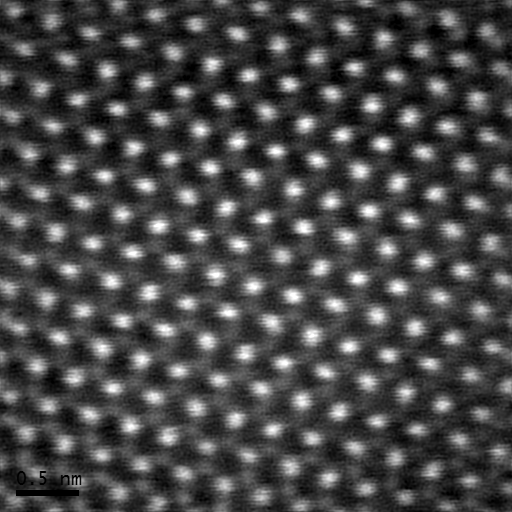
%> input picture Test Image 1.tif, 512 x 512 px
$ octave DefectAreaMeasure.m   (GNU Octave 9; MATLAB toolbox functions it lacks are replaced by stand-ins)
%> lines starting %> are read from the running program, lines starting %| are printed output that depends on the picture; in (x1, y1, x2, y2) boxes, pixels count from 0 and x2, y2 are one past the last pixel; in counts of white or black regions, pixels touching at a corner belong together; the program's own positions count from 1
% AtomicCounter.m
%
% - Matlab script for counting the number of atoms in a HRTEM micrograph
% - Only suitable for heavy atoms such as Mo or W

% Import file
filename = uigetfile;
%> the answer given: Test Image 1.tif
I = imread(filename);
%> I is the input picture: size 512x512 uint8; min 0, max 255, mean 70.8

% Create Gaussian-blur-filtered image for comparison
% Igaussfiltered = imgaussfilt(I,0.1);

% Threshold image into binary and compute defected area
% level = graythresh(I);
bwimage = imbinarize(I,0.1);
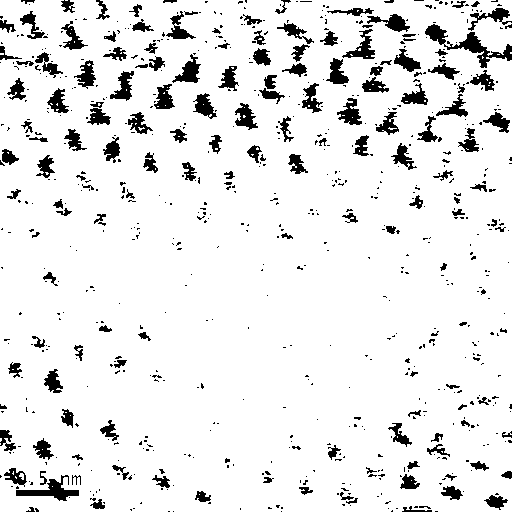
%> bwimage: size 512x512 logical; 91.1% white; 735 black regions (575 under 20 px), largest, box (x1, y1, x2, y2) and area: (425, 24, 512, 68) 936, (16, 475, 79, 501) 584, (172, 54, 201, 83) 375
defectarea = 1-(sum(sum(bwimage))/(1048576))
%> defectarea = 0.772
imshowpair(I,bwimage,'montage')
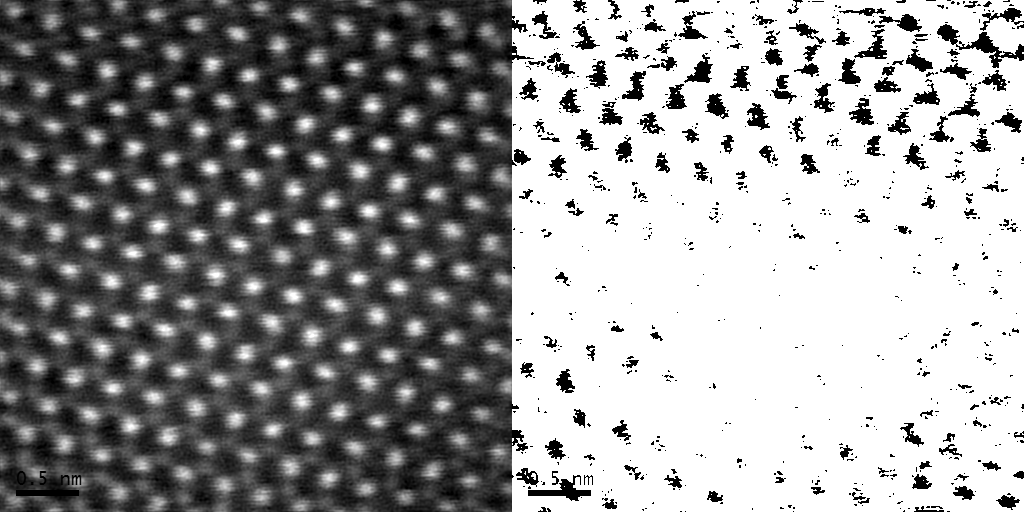
%> displayed picture: size 512x1024, on the screen's scale of 0 to 255; min 0, max 255, mean 151.5

$ run again, on Test Image 3.tif
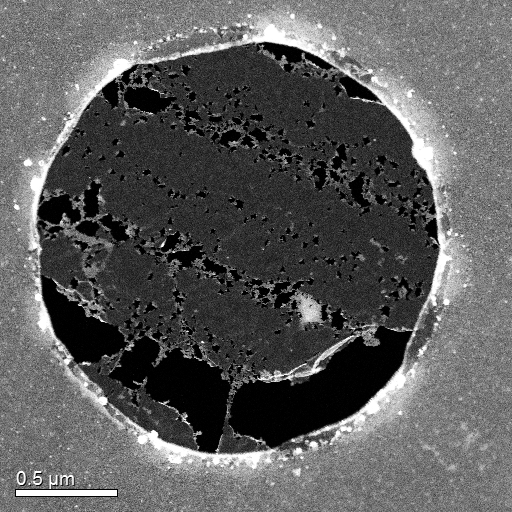
%> input picture Test Image 3.tif, 512 x 512 px
%> I is the input picture: size 512x512 uint8; min 0, max 255, mean 91.5
%> `bwimage = imbinarize(I,0.1);`:
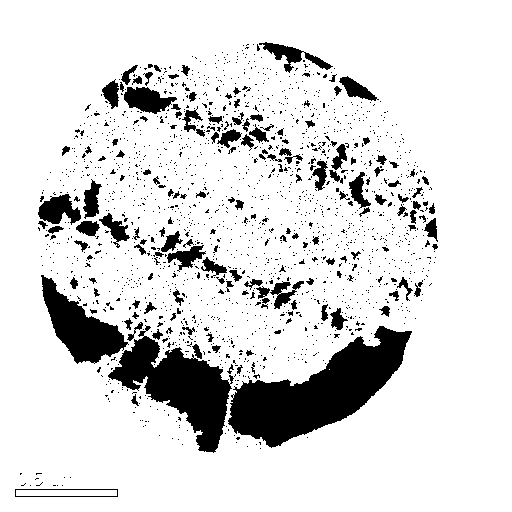
%> bwimage: size 512x512 logical; 86.1% white; 1788 black regions (1634 under 20 px), largest, box (x1, y1, x2, y2) and area: (228, 326, 412, 448) 9915, (108, 325, 234, 453) 6452, (41, 275, 129, 364) 3338
%> defectarea = 0.785
%> `imshowpair(I,bwimage,'montage')`:
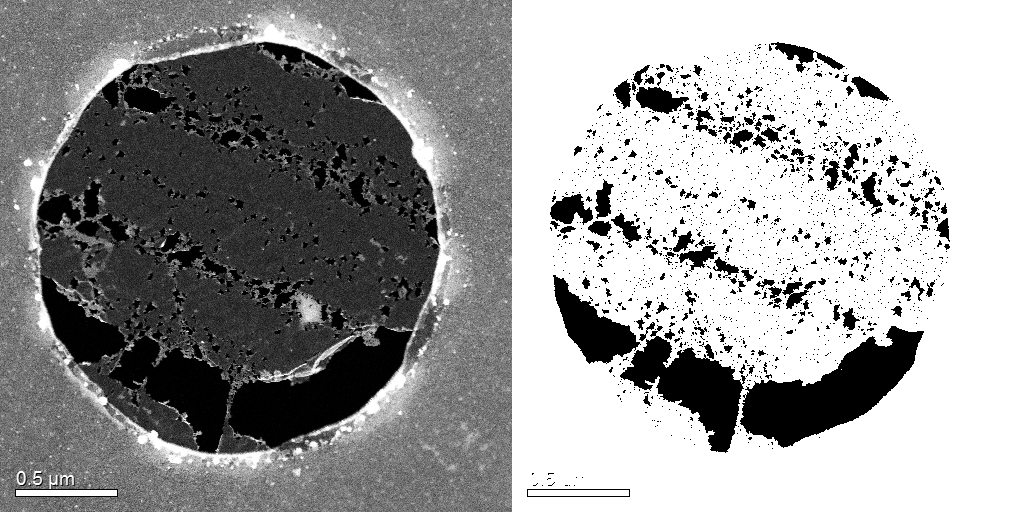
%> displayed picture: size 512x1024, on the screen's scale of 0 to 255; min 0, max 255, mean 155.5

$ run again, on Test Image 4.tif
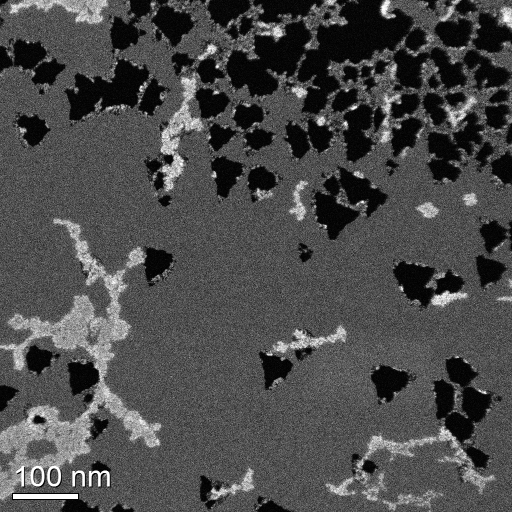
%> input picture Test Image 4.tif, 1024 x 1024 px (shown at 1/2 size)
%> I is the input picture: size 1024x1024 uint8; min 0, max 255, mean 74.5
%> `bwimage = imbinarize(I,0.1);`:
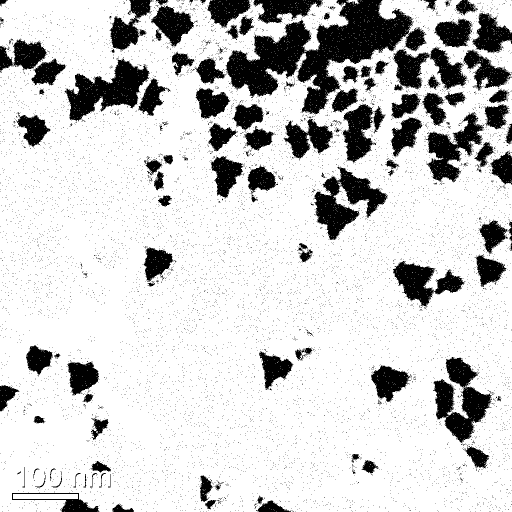
%> bwimage: size 1024x1024 logical (shown at 1/2 size); 80.8% white; 9380 black regions (9257 under 20 px), largest, box (x1, y1, x2, y2) and area: (451, 0, 853, 229) 34804, (129, 117, 300, 243) 9955, (866, 714, 984, 886) 9567
%> defectarea = 0.192
%> `imshowpair(I,bwimage,'montage')`:
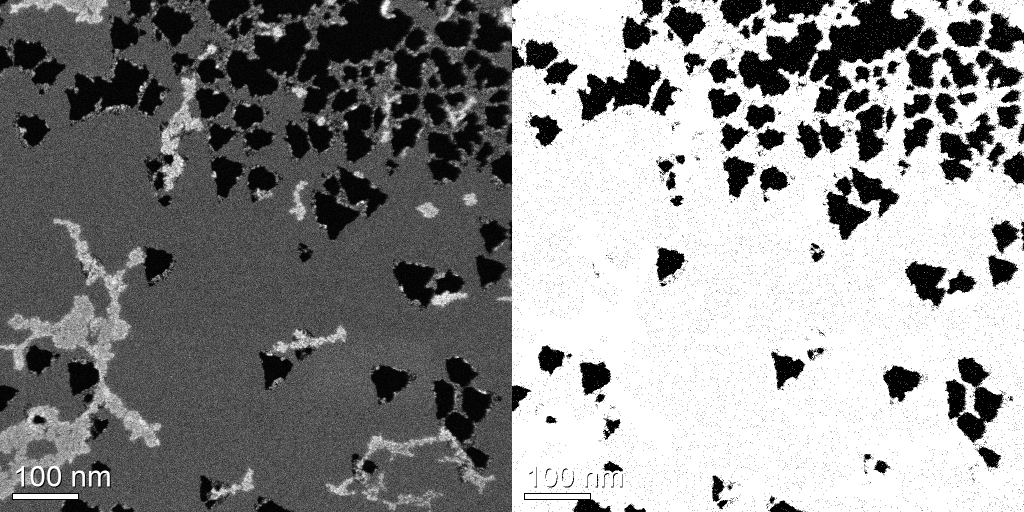
%> displayed picture: size 1024x2048, on the screen's scale of 0 to 255 (shown at 1/2 size); min 0, max 255, mean 140.2

$ run again, on Test Image 5.tif
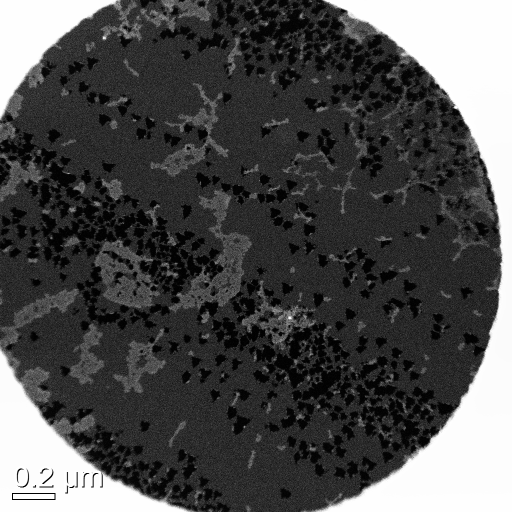
%> input picture Test Image 5.tif, 1024 x 1024 px (shown at 1/2 size)
%> I is the input picture: size 1024x1024 uint8; min 0, max 255, mean 78.6
%> `bwimage = imbinarize(I,0.1);`:
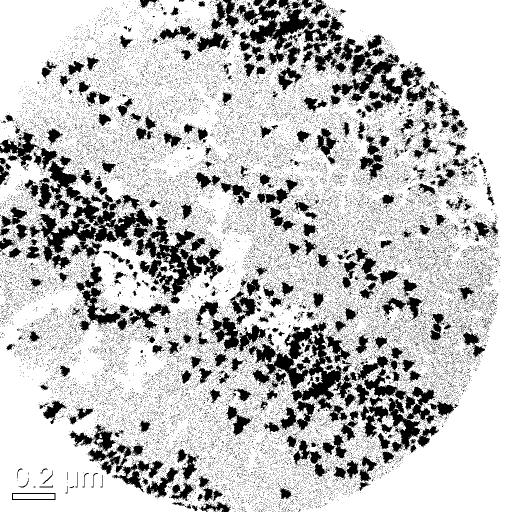
%> bwimage: size 1024x1024 logical (shown at 1/2 size); 77.3% white; 34096 black regions (33734 under 20 px), largest, box (x1, y1, x2, y2) and area: (31, 321, 306, 540) 16913, (496, 653, 705, 825) 11038, (471, 0, 688, 130) 8657
%> defectarea = 0.227
%> `imshowpair(I,bwimage,'montage')`:
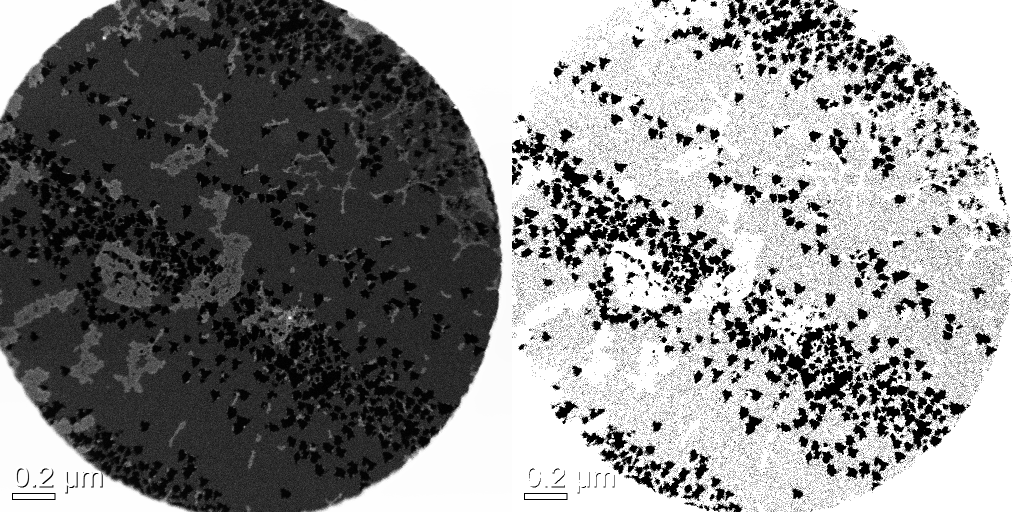
%> displayed picture: size 1024x2048, on the screen's scale of 0 to 255 (shown at 1/2 size); min 0, max 255, mean 137.9
